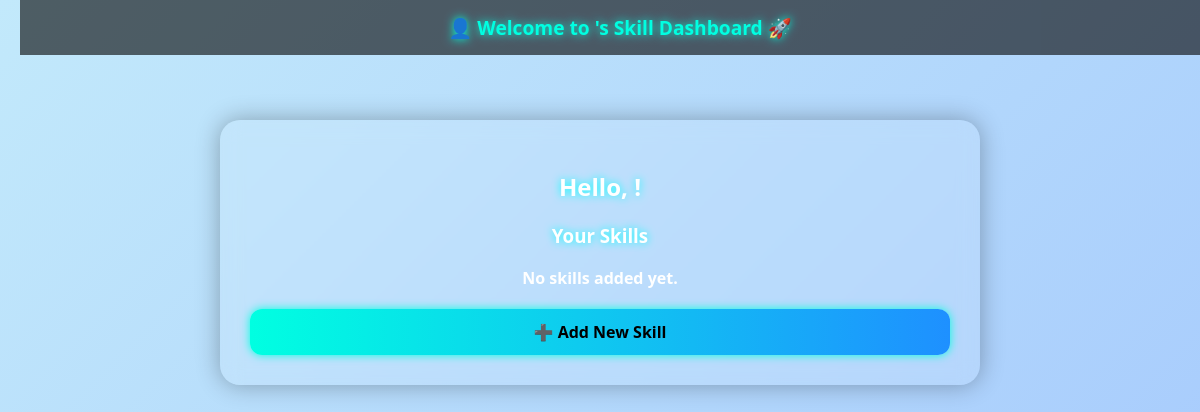
Page /dashboard/2 on the earlier database version.
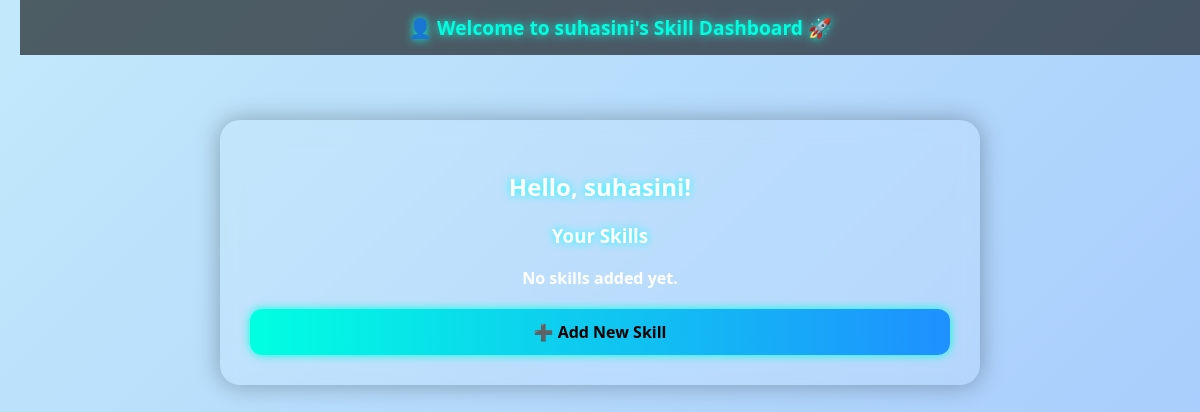
Same page on the later database version.
### models.py (models this page shows)
class User(Base):
    __tablename__ = 'users'
    id = Column(Integer, primary_key=True, index=True)
    name = Column(String)
    email = Column(String, unique=True, index=True)
    password = Column(String)
    role = Column(String, default='admin')
    skills = relationship("Skill", back_populates="owner")
    projects = relationship("Project", back_populates="employee")
    password_reset_tokens = relationship("PasswordResetToken", back_populates="user")

### main.py (the view)
@app.get("/dashboard/{user_id}", response_class=HTMLResponse)
def dashboard(request: Request, user_id: int, db: Session = Depends(get_db)):
    user = db.query(models.User).get(user_id)
    return templates.TemplateResponse("dashboard.html", {"request": request, "user": user})

### templates/dashboard.html (shortened to what this page needs)
<!DOCTYPE html>
<html lang="en">
<head>
</head>
<body>
    <div class="scrolling-header">
        <span>👤 Welcome to {{ user.name }}'s Skill Dashboard 🚀</span>
    </div>
    <div class="dashboard">
        <h2>Hello, {{ user.name }}!</h2>
        <h3>Your Skills</h3>
        {% if user.skills %}
            <ul>
                {% for skill in user.skills %}
                    <li>
                        <div>
                            {{ skill.name }} - {{ skill.level }}
                            <span class="{% if skill.approved %}status-approved{% else %}status-pending{% endif %}">
                                {% if skill.approved %}(Approved){% else %}(Pending){% endif %}
                            </span>
                        </div>
                        <form class="delete-form" method="post" action="/skills/delete">
                            <input type="hidden" name="skill_id" value="{{ skill.id }}">
                            <input type="hidden" name="user_id" value="{{ user.id }}">
                            <button type="submit">Delete</button>
                        </form>
                    </li>
                {% endfor %}
            </ul>
        {% else %}
            <p style="text-align: center; font-weight: bold;">No skills added yet.</p>
        {% endif %}
        <a class="btn-add" href="/skills/add?user_id={{ user.id }}">➕ Add New Skill</a>
    </div>
</body>
</html>

Differences in the rows shown:
added User: name "suhasini"
